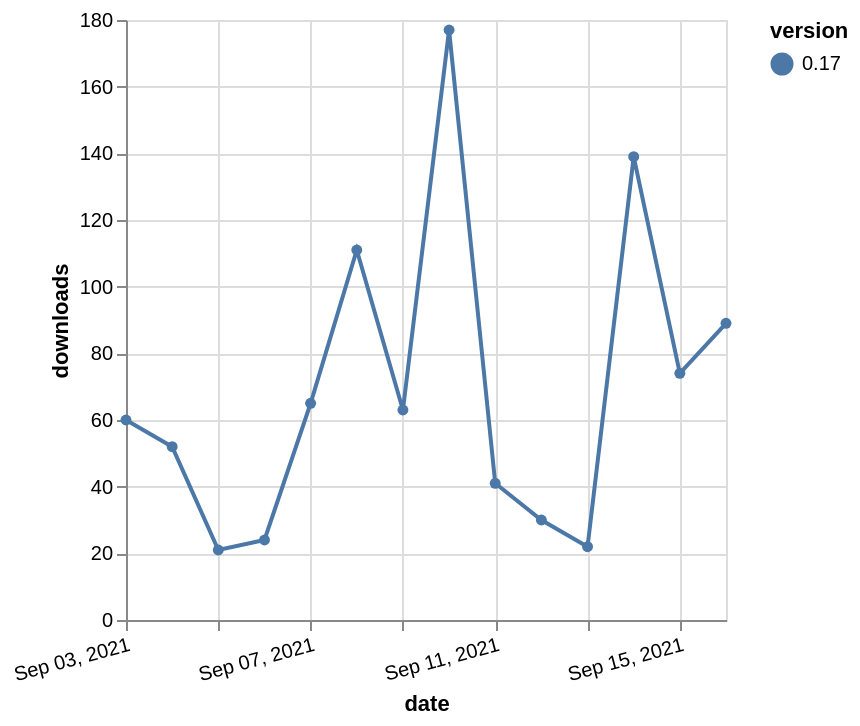

Specify this chart in Vega-Lite:
### Vega-Lite specification from a JSON file in a GitHub repository (floating-point values rounded to 4 significant figures)
{"$schema": "https://vega.github.io/schema/vega-lite/v5.json", "description": "A simple bar chart with embedded data.", "data": {"values": [{"date": "2021-09-03", "total": 69858, "delta": 60, "version": "0.17"}, {"date": "2021-09-04", "total": 69910, "delta": 52, "version": "0.17"}, {"date": "2021-09-05", "total": 69931, "delta": 21, "version": "0.17"}, {"date": "2021-09-06", "total": 69955, "delta": 24, "version": "0.17"}, {"date": "2021-09-07", "total": 70020, "delta": 65, "version": "0.17"}, {"date": "2021-09-08", "total": 70131, "delta": 111, "version": "0.17"}, {"date": "2021-09-09", "total": 70194, "delta": 63, "version": "0.17"}, {"date": "2021-09-10", "total": 70371, "delta": 177, "version": "0.17"}, {"date": "2021-09-11", "total": 70412, "delta": 41, "version": "0.17"}, {"date": "2021-09-12", "total": 70442, "delta": 30, "version": "0.17"}, {"date": "2021-09-13", "total": 70464, "delta": 22, "version": "0.17"}, {"date": "2021-09-14", "total": 70603, "delta": 139, "version": "0.17"}, {"date": "2021-09-15", "total": 70677, "delta": 74, "version": "0.17"}, {"date": "2021-09-16", "total": 70766, "delta": 89, "version": "0.17"}]}, "width": "container", "mark": {"type": "line", "point": {"filled": true}}, "encoding": {"x": {"field": "date", "type": "temporal", "timeUnit": "yearmonthdate", "title": "date", "axis": {"labelAngle": -15}}, "y": {"field": "delta", "type": "quantitative", "title": "downloads"}, "color": {"field": "version", "type": "nominal"}, "tooltip": {"field": "delta"}}}
